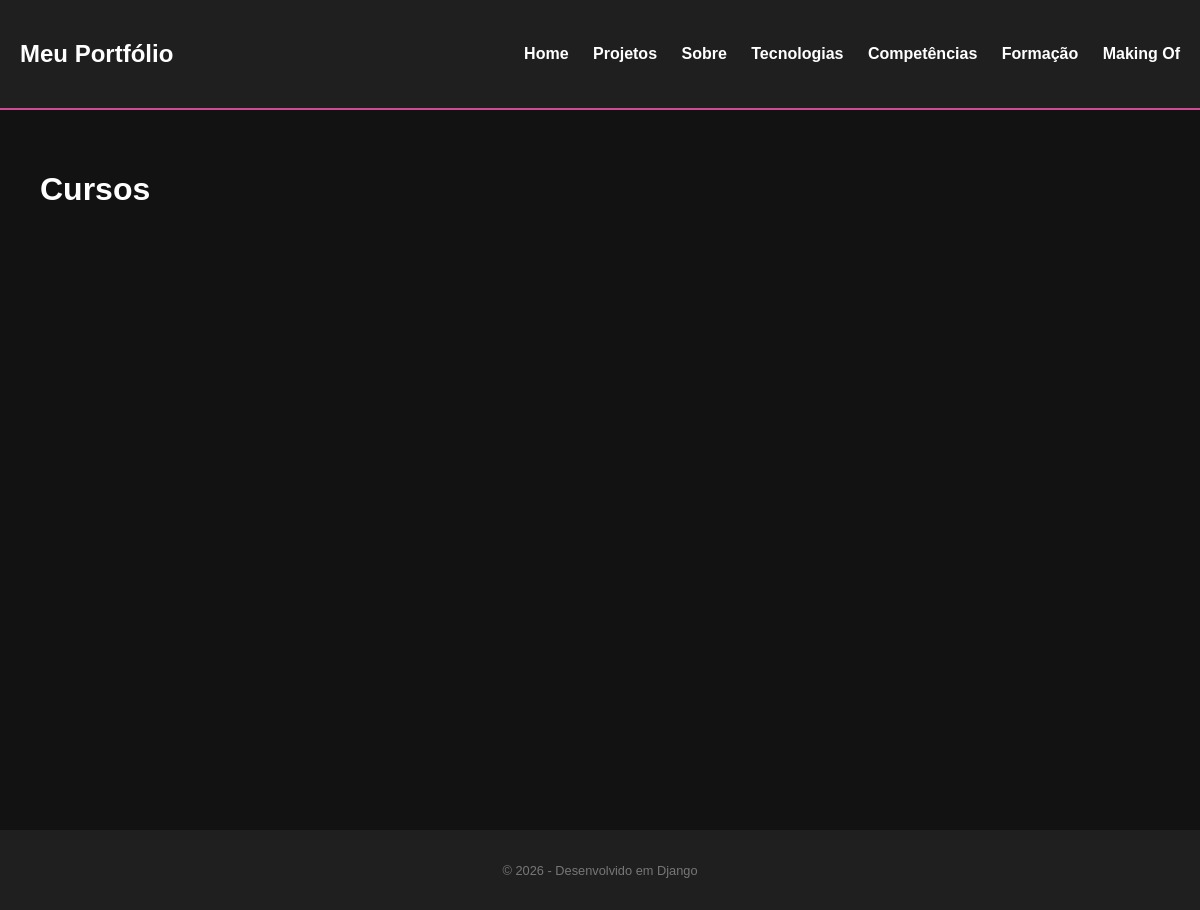
Page /portfolio/cursos/ on the earlier database version.
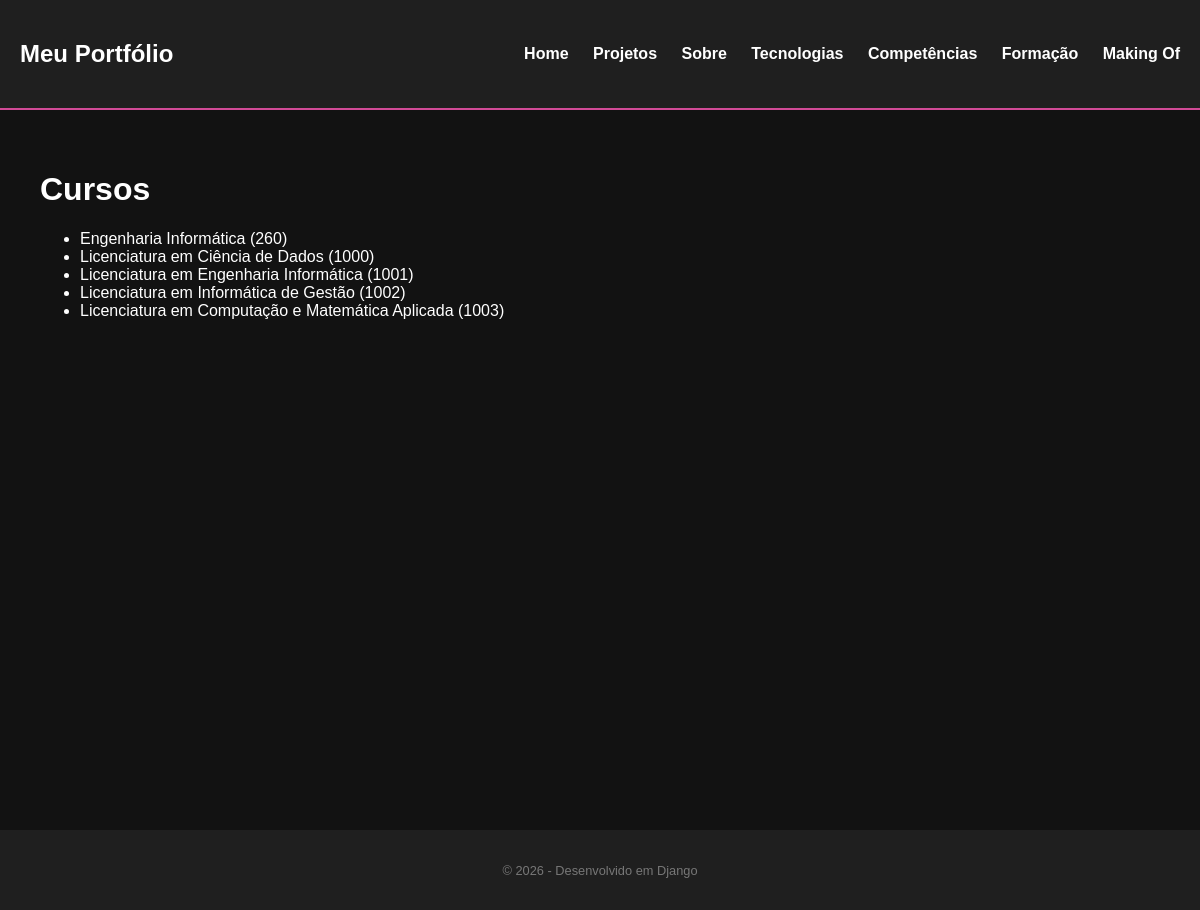
Same page on the later database version.
### portfolio/models.py (models this page shows, shortened)
class Curso(models.Model):
    codigo = models.IntegerField(primary_key=True, help_text="Ex: 260")
    nome = models.CharField(max_length=200)
    grau = models.CharField(max_length=100, blank=True, null=True)
    descricao = models.TextField(blank=True, null=True)
    logotipo = models.ImageField(upload_to='cursos/', blank=True, null=True)

### portfolio/views.py (the view)
# urls.py: path('cursos/', views.cursos_view, name="cursos"),
def cursos_view(request):
    cursos = Curso.objects.all()
    return render(request, 'portfolio/cursos.html', {
        'cursos': cursos
    })

### portfolio/templates/portfolio/cursos.html
{% extends 'portfolio/layout.html' %}
{% block content %}
<h1>Cursos</h1>
<ul>
  {% for curso in cursos %}
    <li>
      {{ curso.nome }} ({{ curso.codigo }})
    </li>
  {% endfor %}
</ul>
{% endblock %}

Differences in the rows shown:
added Curso: nome "Engenharia Informática", codigo "260"
added Curso: nome "Licenciatura em Ciência de Dados", codigo "1000"
added Curso: nome "Licenciatura em Engenharia Informática", codigo "1001"
added Curso: nome "Licenciatura em Informática de Gestão", codigo "1002"
added Curso: nome "Licenciatura em Computação e Matemática Aplicada", codigo "1003"
